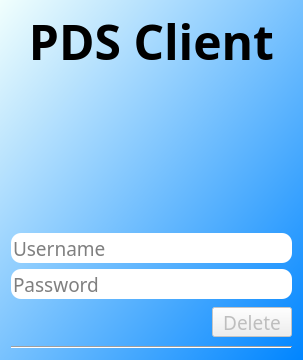
<?xml version="1.0" encoding="UTF-8"?>
<ui version="4.0">
 <class>CancellationWindow</class>
 <widget class="QDialog" name="CancellationWindow">
  <property name="geometry">
   <rect>
    <x>0</x>
    <y>0</y>
    <width>309</width>
    <height>367</height>
   </rect>
  </property>
  <property name="font">
   <font>
    <family>Manjari</family>
    <pointsize>14</pointsize>
   </font>
  </property>
  <property name="windowTitle">
   <string>Cancellation</string>
  </property>
  <property name="windowIcon">
   <iconset resource="IconsClient.qrc">
    <normaloff>:/IconsClient/myicons-pencil.png</normaloff>:/IconsClient/myicons-pencil.png</iconset>
  </property>
  <property name="styleSheet">
   <string notr="true">QDialog#CancellationWindow{
	background-color: qlineargradient(spread:reflect, x1:1, y1:1, x2:0, y2:0, stop:0 rgba(0, 133, 255, 255), stop:1 rgba(241, 255, 253, 255));
}</string>
  </property>
  <layout class="QVBoxLayout" name="verticalLayout">
   <property name="sizeConstraint">
    <enum>QLayout::SetFixedSize</enum>
   </property>
   <item>
    <widget class="QLabel" name="TitleClient">
     <property name="sizePolicy">
      <sizepolicy hsizetype="Expanding" vsizetype="Fixed">
       <horstretch>0</horstretch>
       <verstretch>0</verstretch>
      </sizepolicy>
     </property>
     <property name="minimumSize">
      <size>
       <width>0</width>
       <height>60</height>
      </size>
     </property>
     <property name="maximumSize">
      <size>
       <width>16777215</width>
       <height>60</height>
      </size>
     </property>
     <property name="font">
      <font>
       <family>Manjari</family>
       <pointsize>36</pointsize>
       <weight>75</weight>
       <bold>true</bold>
      </font>
     </property>
     <property name="text">
      <string>PDS Client</string>
     </property>
     <property name="alignment">
      <set>Qt::AlignCenter</set>
     </property>
    </widget>
   </item>
   <item alignment="Qt::AlignHCenter|Qt::AlignVCenter">
    <widget class="QLabel" name="SymbolClient">
     <property name="sizePolicy">
      <sizepolicy hsizetype="Fixed" vsizetype="Fixed">
       <horstretch>0</horstretch>
       <verstretch>0</verstretch>
      </sizepolicy>
     </property>
     <property name="minimumSize">
      <size>
       <width>150</width>
       <height>150</height>
      </size>
     </property>
     <property name="maximumSize">
      <size>
       <width>150</width>
       <height>150</height>
      </size>
     </property>
     <property name="text">
      <string/>
     </property>
     <property name="pixmap">
      <pixmap resource="IconsClient.qrc">:/IconsClient/myicons-pencil.png</pixmap>
     </property>
     <property name="scaledContents">
      <bool>true</bool>
     </property>
    </widget>
   </item>
   <item>
    <layout class="QGridLayout" name="gridLayout">
     <item row="1" column="0">
      <widget class="QLineEdit" name="PasswordEdit">
       <property name="minimumSize">
        <size>
         <width>0</width>
         <height>30</height>
        </size>
       </property>
       <property name="maximumSize">
        <size>
         <width>16777215</width>
         <height>30</height>
        </size>
       </property>
       <property name="font">
        <font>
         <family>Manjari</family>
         <pointsize>14</pointsize>
        </font>
       </property>
       <property name="styleSheet">
        <string notr="true">border-radius: 10px</string>
       </property>
       <property name="text">
        <string/>
       </property>
       <property name="echoMode">
        <enum>QLineEdit::Password</enum>
       </property>
       <property name="placeholderText">
        <string>Password</string>
       </property>
      </widget>
     </item>
     <item row="0" column="0">
      <widget class="QLineEdit" name="UsernameEdit">
       <property name="minimumSize">
        <size>
         <width>0</width>
         <height>30</height>
        </size>
       </property>
       <property name="maximumSize">
        <size>
         <width>16777215</width>
         <height>30</height>
        </size>
       </property>
       <property name="font">
        <font>
         <family>Manjari</family>
         <pointsize>14</pointsize>
        </font>
       </property>
       <property name="styleSheet">
        <string notr="true">border-radius: 10px</string>
       </property>
       <property name="placeholderText">
        <string>Username</string>
       </property>
      </widget>
     </item>
    </layout>
   </item>
   <item>
    <layout class="QHBoxLayout" name="horizontalLayout">
     <property name="spacing">
      <number>165</number>
     </property>
     <item>
      <widget class="QPushButton" name="BackButton">
       <property name="maximumSize">
        <size>
         <width>36</width>
         <height>16777215</height>
        </size>
       </property>
       <property name="toolTip">
        <string>&lt;html&gt;&lt;head/&gt;&lt;body&gt;&lt;p&gt;Go back to the login window&lt;/p&gt;&lt;/body&gt;&lt;/html&gt;</string>
       </property>
       <property name="text">
        <string/>
       </property>
       <property name="icon">
        <iconset resource="IconsClient.qrc">
         <normaloff>:/IconsClient/myicons-back.png</normaloff>:/IconsClient/myicons-back.png</iconset>
       </property>
       <property name="iconSize">
        <size>
         <width>36</width>
         <height>36</height>
        </size>
       </property>
       <property name="flat">
        <bool>true</bool>
       </property>
      </widget>
     </item>
     <item>
      <widget class="QPushButton" name="CancelButton">
       <property name="enabled">
        <bool>false</bool>
       </property>
       <property name="maximumSize">
        <size>
         <width>100</width>
         <height>30</height>
        </size>
       </property>
       <property name="font">
        <font>
         <family>Manjari</family>
         <pointsize>14</pointsize>
        </font>
       </property>
       <property name="mouseTracking">
        <bool>false</bool>
       </property>
       <property name="layoutDirection">
        <enum>Qt::LeftToRight</enum>
       </property>
       <property name="text">
        <string>Delete</string>
       </property>
       <property name="icon">
        <iconset resource="IconsClient.qrc">
         <normaloff>:/IconsClient/myicons-remove.png</normaloff>:/IconsClient/myicons-remove.png</iconset>
       </property>
       <property name="iconSize">
        <size>
         <width>20</width>
         <height>20</height>
        </size>
       </property>
       <property name="default">
        <bool>true</bool>
       </property>
      </widget>
     </item>
    </layout>
   </item>
   <item>
    <widget class="Line" name="line">
     <property name="orientation">
      <enum>Qt::Horizontal</enum>
     </property>
    </widget>
   </item>
  </layout>
 </widget>
 <tabstops>
  <tabstop>UsernameEdit</tabstop>
  <tabstop>PasswordEdit</tabstop>
  <tabstop>CancelButton</tabstop>
  <tabstop>BackButton</tabstop>
 </tabstops>
 <resources>
  <include location="IconsClient.qrc"/>
 </resources>
 <connections/>
</ui>
